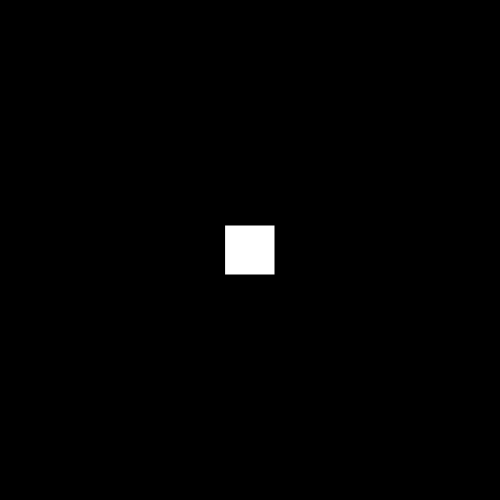
Frame 1 (no input)
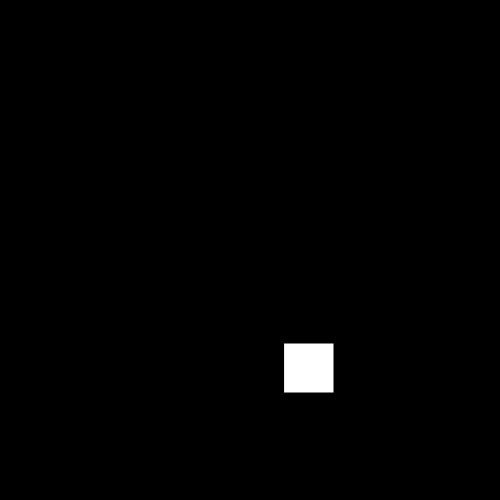
Frame 60 (no input)
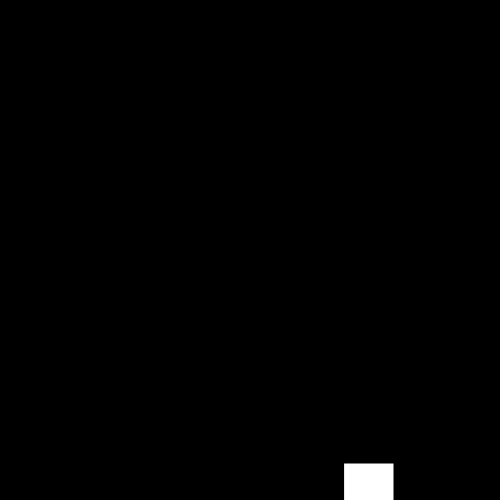
Frame 120 (the mouse pressed at the canvas centre since frame 60)

The p5.js sketch that drew these frames (run headless with seeded random() and noise() and a simulated clock; from frame 60 on, the mouse is pressed at the canvas centre):

// p5.js sketch
// ── sketch.js
// keep track of box position
var xPos = 250;
var yPos = 250;

// keep track of box speed
var xSpeed = 1;
var ySpeed = 2;

// keep track of box color
var r, g, b = 255;

function setup() {
  createCanvas(500, 500);
  rectMode(CENTER);
  fill(255);
}

function draw() {
  background(0);

  // draw our box
  fill(r,g,b);
  rect(xPos, yPos, 50, 50);

  // move our box
  xPos += xSpeed;
  yPos += ySpeed;

  // did the box hit the left or right edge?
  if (xPos > width || xPos < 0) {
    // if so, reverse the box speed (so that next time it will be moving
    // in the opposite direction)
    xSpeed *= -1;

    // change the box color
    r = random(255);
    g = random(255);
    b = random(255);
  }

  // did the box hit the top or bottom edge?
  if (yPos > height || yPos < 0) {
    // if so, reverse the box speed (so that next time it will be moving
    // in the opposite direction)
    ySpeed *= -1;

    // change the box color
    r = random(255);
    g = random(255);
    b = random(255);
  }
}
